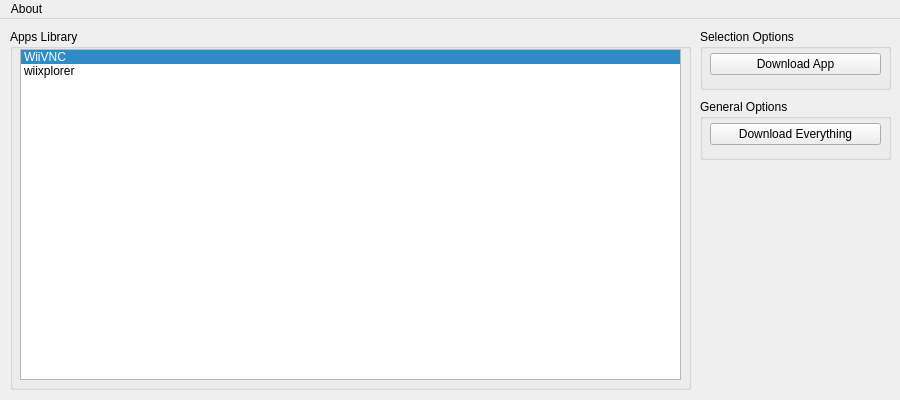
<?xml version="1.0" encoding="UTF-8"?>
<ui version="4.0">
 <class>MainWindow</class>
 <widget class="QMainWindow" name="MainWindow">
  <property name="geometry">
   <rect>
    <x>0</x>
    <y>0</y>
    <width>900</width>
    <height>400</height>
   </rect>
  </property>
  <property name="sizePolicy">
   <sizepolicy hsizetype="Fixed" vsizetype="Fixed">
    <horstretch>0</horstretch>
    <verstretch>0</verstretch>
   </sizepolicy>
  </property>
  <property name="minimumSize">
   <size>
    <width>900</width>
    <height>400</height>
   </size>
  </property>
  <property name="maximumSize">
   <size>
    <width>900</width>
    <height>400</height>
   </size>
  </property>
  <property name="windowTitle">
   <string>Open Shop Channel Downloader - Library</string>
  </property>
  <property name="dockOptions">
   <set>QMainWindow::AllowTabbedDocks|QMainWindow::AnimatedDocks</set>
  </property>
  <widget class="QWidget" name="centralwidget">
   <widget class="QGroupBox" name="SelectionOptionsBox">
    <property name="geometry">
     <rect>
      <x>700</x>
      <y>10</y>
      <width>191</width>
      <height>61</height>
     </rect>
    </property>
    <property name="title">
     <string>Selection Options</string>
    </property>
    <widget class="QWidget" name="verticalLayoutWidget">
     <property name="geometry">
      <rect>
       <x>10</x>
       <y>20</y>
       <width>171</width>
       <height>31</height>
      </rect>
     </property>
     <layout class="QVBoxLayout" name="SelectionOptionsLayout">
      <item>
       <widget class="QPushButton" name="ViewMetadataBtn">
        <property name="text">
         <string>Download App</string>
        </property>
       </widget>
      </item>
     </layout>
    </widget>
   </widget>
   <widget class="QGroupBox" name="GeneralOptionsBox">
    <property name="geometry">
     <rect>
      <x>700</x>
      <y>80</y>
      <width>191</width>
      <height>61</height>
     </rect>
    </property>
    <property name="title">
     <string>General Options</string>
    </property>
    <widget class="QWidget" name="verticalLayoutWidget_3">
     <property name="geometry">
      <rect>
       <x>10</x>
       <y>20</y>
       <width>171</width>
       <height>31</height>
      </rect>
     </property>
     <layout class="QVBoxLayout" name="GeneralOptionsLayout">
      <item>
       <widget class="QPushButton" name="DownloadEverythingBtn">
        <property name="text">
         <string>Download Everything</string>
        </property>
       </widget>
      </item>
     </layout>
    </widget>
   </widget>
   <widget class="QGroupBox" name="AppsLibraryBox">
    <property name="geometry">
     <rect>
      <x>10</x>
      <y>10</y>
      <width>681</width>
      <height>361</height>
     </rect>
    </property>
    <property name="title">
     <string>Apps Library</string>
    </property>
    <widget class="QListWidget" name="listAppsWidget">
     <property name="geometry">
      <rect>
       <x>10</x>
       <y>20</y>
       <width>661</width>
       <height>331</height>
      </rect>
     </property>
     <property name="currentRow">
      <number>0</number>
     </property>
     <item>
      <property name="text">
       <string>WiiVNC</string>
      </property>
     </item>
     <item>
      <property name="text">
       <string>wiixplorer</string>
      </property>
     </item>
    </widget>
   </widget>
  </widget>
  <widget class="QMenuBar" name="menubar">
   <property name="geometry">
    <rect>
     <x>0</x>
     <y>0</y>
     <width>900</width>
     <height>21</height>
    </rect>
   </property>
   <widget class="QMenu" name="menuAbout">
    <property name="title">
     <string>About</string>
    </property>
    <addaction name="actionAbout_OSC_DL"/>
   </widget>
   <addaction name="menuAbout"/>
  </widget>
  <action name="actionAbout_OSC_DL">
   <property name="text">
    <string>About OSC-DL</string>
   </property>
  </action>
 </widget>
 <resources/>
 <connections/>
</ui>
